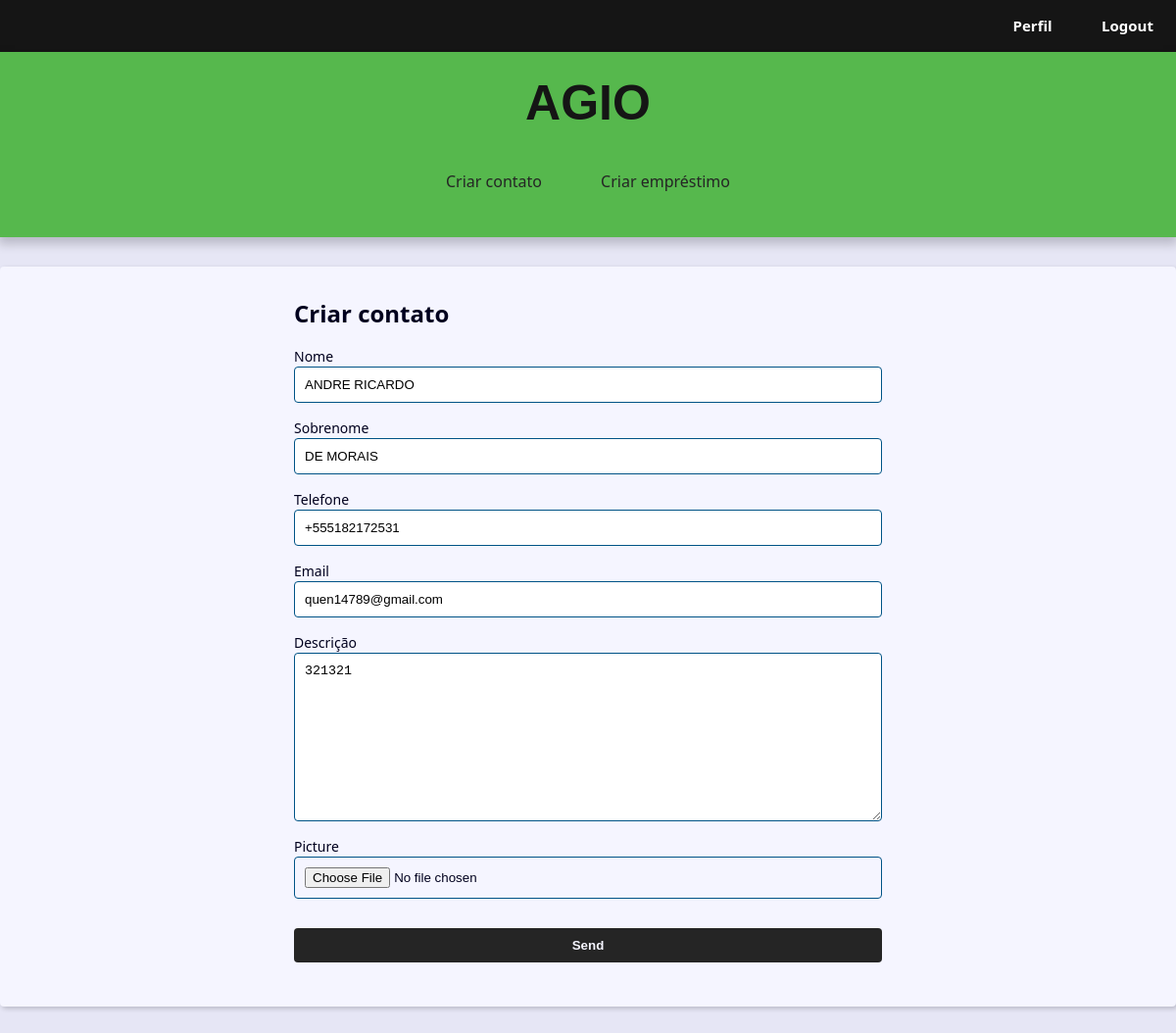
Screenshot of /contact/27/update/ (signed in) with the database file from the repository.
### contact/models.py (models this page shows, shortened)
class Contact(models.Model):
    class Meta:
        verbose_name_plural = 'Usuarios'
        verbose_name = 'Usuario'
    first_name = models.CharField(max_length=50, verbose_name='Nome')
    last_name = models.CharField(max_length=50, blank=True,
                                  verbose_name='Sobrenome')
    phone = models.CharField(max_length=50, verbose_name='Telefone')
    email = models.EmailField(max_length=254, verbose_name='Email')
    created_date = models.DateTimeField(default=timezone.now)
    description = models.TextField(blank=True, verbose_name='Descrição')
    show = models.BooleanField(default=True)
    picture = models.ImageField(upload_to='pictures/%Y/%m/%d', blank=True, verbose_name='Imagem')
    owner = models.ForeignKey(User, on_delete=models.SET_NULL,
                              blank=True, null=True)

### contact/views/contact_forms.py (the view, shortened to what this page needs)
# urls.py: path('contact/<int:contact_id>/update/', views.update, name='update'),
@login_required(login_url='contact:login')
def update(request, contact_id):
    contact = get_object_or_404(Contact, pk=contact_id, show=True, owner=request.user)
    form_action = reverse('contact:update', args=(contact_id,))
    context = {
            'form': ContactForm(instance=contact),
            'form_action': form_action,
        }
    return render(
        request,
        'contact/create.html',
        context
    )

### contact/forms.py (shortened to what this page needs)
class ContactForm(forms.ModelForm):
    picture = forms.ImageField(
        widget=forms.FileInput(
            attrs={'accept': 'image/*'}), required=False
                )
    class Meta:
        model = models.Contact
        fields = (
            'first_name', 'last_name', 'phone',
            'email', 'description', 'picture',
        )

### contact/templates/contact/create.html (shortened to what this page needs)
{% extends 'base.html' %}
{% block content %}
  <div class="form-wrapper">
    <h2>Criar contato</h2>
    <form
      action="{{ form_action }}"
      method="POST"
      enctype="multipart/form-data"
    >
      <div class="form-content">
        {% for field in form %}
          <div class="form-group">
            <label for="{{ field.id_for_label }}">{{ field.label }}</label>
            {{ field }}
          </div>
        {% endfor %}
      </div>
      <div class="form-content">
        <div class="form-group">
          <button class="btn" type="submit">Send</button>
        </div>
      </div>
    </form>
  </div>
{% endblock content %}

### base_static/global/css/style.css (style rules this page uses)
:root { --spacing: 1.5rem; --link-dark-color: rgb(0, 83, 134); --link-light-color: rgb(156, 217, 255); --clr-white: rgb(245, 245, 255); --clr-black: rgb(0, 0, 30); --clr-light-gray: rgb(230, 230, 245); --clr-dark-shadow-5: rgba(0, 0, 10, 5%); --clr-dark-shadow-10: rgba(0, 0, 10, 10%); --clr-dark-shadow-20: rgba(0, 0, 10, 20%); --clr-light-shadow-5: rgba(200, 200, 255, 5%); --clr-light-shadow-10: rgba(200, 200, 255, 10%); --clr-light-shadow-20: rgba(200, 200, 255, 20%); --main-page-width: 120rem; --table-min-width: 60rem; --biggest-font-size: 5rem; --bigger-font-size: 4rem; --big-font-size: 3.2rem; --medium-font-size: 2.4rem; --small-font-size: 1.6rem; --smaller-font-size: 1.4rem; --smallest-font-size: 1.2rem; --transition-fast: 300ms; --transition-medium: 600ms; --transition-slow: 1s; --default-border-radius: 4px; }
*, *::before, *::after { margin: 0; padding: 0; box-sizing: border-box; }
html { font-size: 62.5%; }
body { font-family: system-ui, -apple-system, BlinkMacSystemFont, 'Segoe UI', Roboto, Oxygen, Ubuntu, Cantarell, 'Open Sans', 'Helvetica Neue', sans-serif; line-height: 1.5; font-size: var(--small-font-size); color: var(--clr-black); -webkit-font-smoothing: antialiased; background: var(--clr-light-gray); }
.form-wrapper { max-width: 60rem; margin: var(--spacing) auto; }
.form-content { margin: var(--spacing) 0; }
.form-group { display: flex; flex-direction: column; padding-bottom: var(--spacing); }
.form-group input, .form-group textarea, .form-group select { padding: 1rem; border-radius: var(--default-border-radius); border: 1px solid var(--link-dark-color); }
.form-group label { font-size: var(--smaller-font-size); }
.btn { background-color: #252525; color: var(--clr-white); font-weight: bold; border: none; padding: 1rem 2rem; border-radius: var(--default-border-radius); cursor: pointer; transition: filter var(--transition-fast) ease-in-out; }

### rows the page displays
Contact: form "ANDRE RICARDO" "DE MORAIS" "+555182172531" "quen14789@gmail.com" "321321"

### other values shown
{{ field.label }} "Nome" "Sobrenome" "Telefone" "Email" "Descrição" "Picture"
